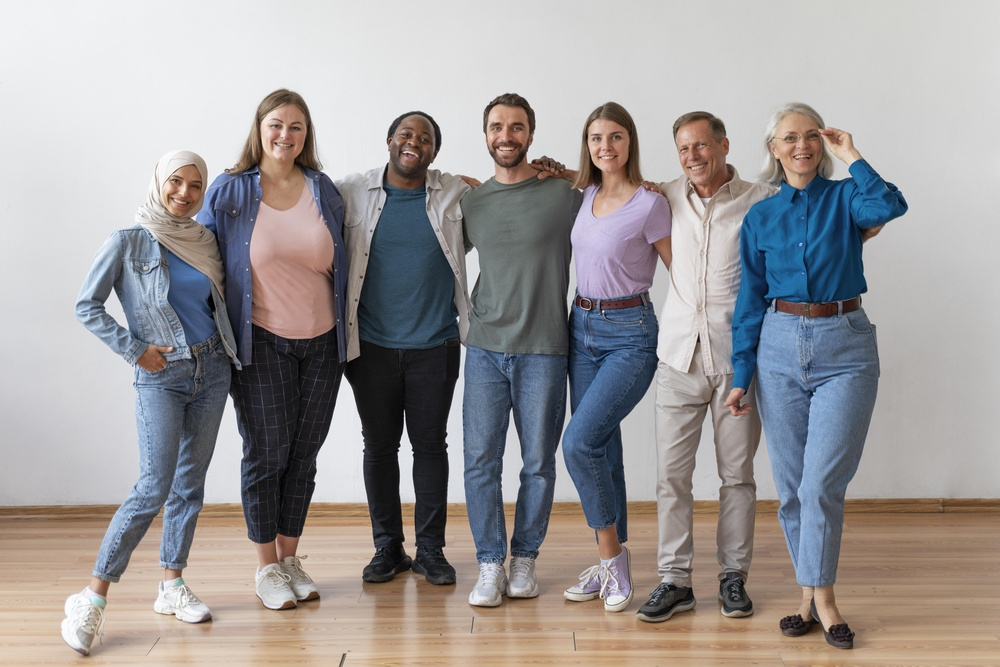
#> input picture test.jpg, 1000 x 667 px, shrunk from 7900 x 5269 before the run
$ python app.py
#> lines starting #> are read from the running program, lines starting #| are printed output that depends on the picture; after the words box and inside, x2 and y2 are one past the last pixel; in counts of white or black regions, pixels touching at a corner belong together
import cv2
import cv2.data
import matplotlib.pyplot as plt

imagePath = 'test.jpg'

# Reading the img using cv2

img = cv2.imread(imagePath)
#> img is the input picture: shape (667, 1000, 3); mean B, G, R 153.7, 153.5, 157.3

print(img.shape) # if the color is colored the result will end with 3 at the end (1 , 1 , 3)
#| (667, 1000, 3)

# to improve computing we convert the image to grayscale
gray_image = cv2.cvtColor(img , cv2.COLOR_BGR2GRAY)
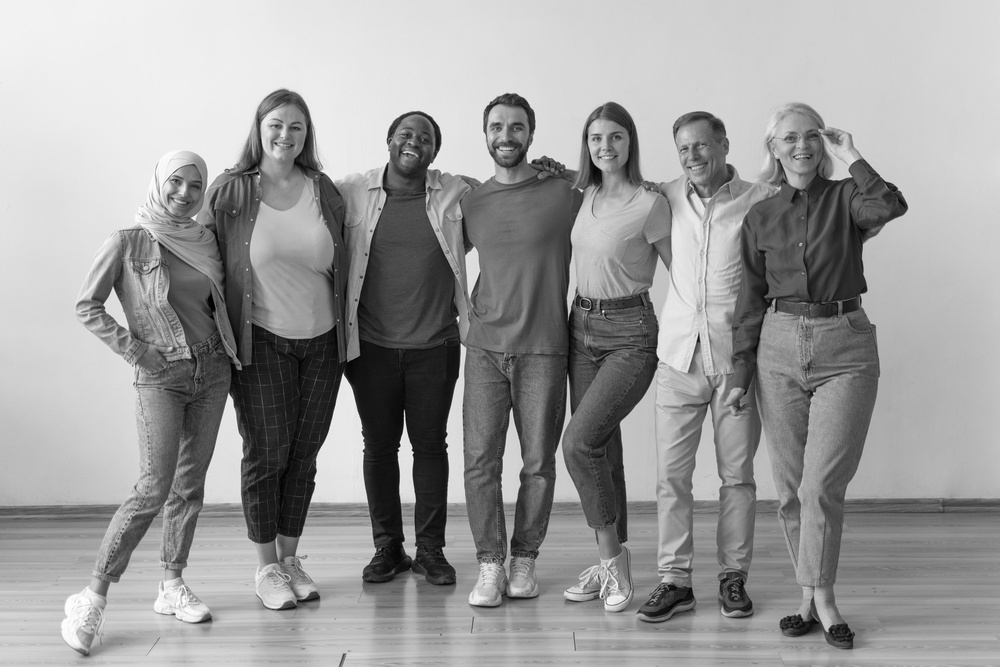
#> gray_image: shape (667, 1000); min 0, max 255, mean 154.7

print(gray_image.shape) # no 3 at the end of the dimension cuz it's not colored
#| (667, 1000)


# Loading the pre-trained classifier Haar Caascade there is also a lot of pre-trained models on github https://github.com/opencv/opencv/tree/master/data/haarcascades

face_classifier = cv2.CascadeClassifier(
    cv2.data.haarcascades + 'haarcascade_frontalface_default.xml' # thi xml file is designed specifically for detecting front face in visual input
)

# performing the face detection

face = face_classifier.detectMultiScale(
    gray_image , scaleFactor=1.1 , minNeighbors= 5, minSize=(40,40)
)
#> face = [[256, 105, 57, 57], [479, 105, 56, 56], [580, 116, 55, 55], [774, 116, 56, 56], [419, 188, 52, 52], [158, 162, 56, 56]]

# detectMultiScale - used to identify faces of different sizes in the input image.
# scaleFactor - used to scale down the size of the input image to make it easier for the algorithm to detect larger faces. In this case, we have specified a scale factor of 1.1, indicating that we want to reduce the image size by 10%.
# minNeighbors - used to slide windows (window let's say a small rectangle scanner) on the picture to detect faces in it


# Drawing a bounding box

for (x,y,w,h) in face :
    cv2.rectangle(img , (x,y) , (x + w, y + h) , (0,255,0) , 4)
#> this loop made 6 passes
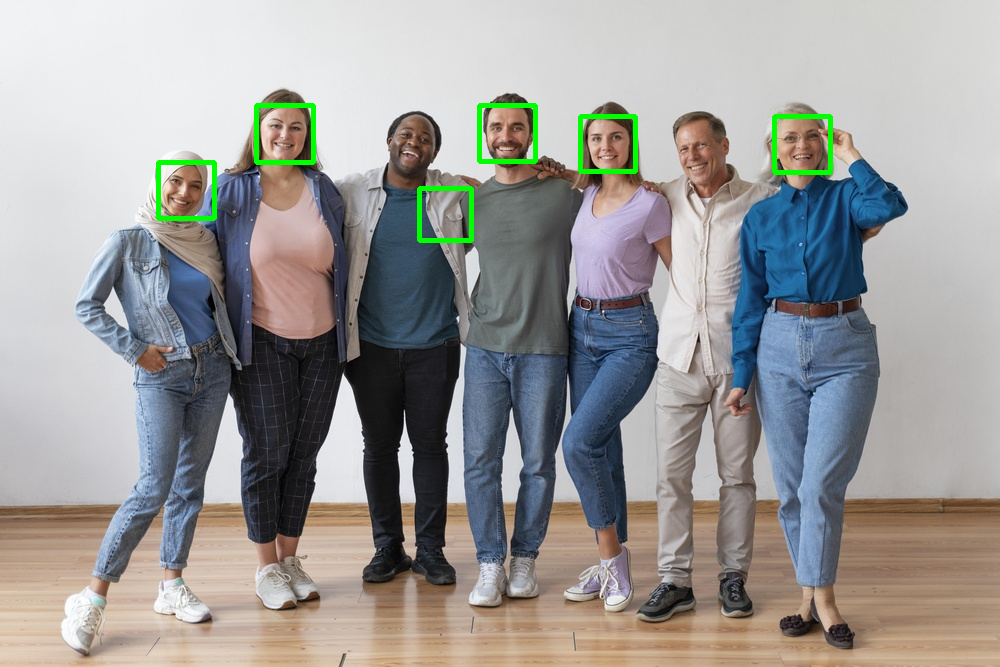
#> img: shape (667, 1000, 3); 0.98% of pixels changed, all inside (x1, y1, x2, y2) = (156, 103, 833, 243)


# displaying the image

# converting it from grayscale to RGB

img_rgb = cv2.cvtColor(img , cv2.COLOR_BGR2RGB)

# importing matplotlib to display the image

plt.figure(figsize=(20,10))
plt.imshow(img_rgb)
plt.axis('off')

plt.show()
